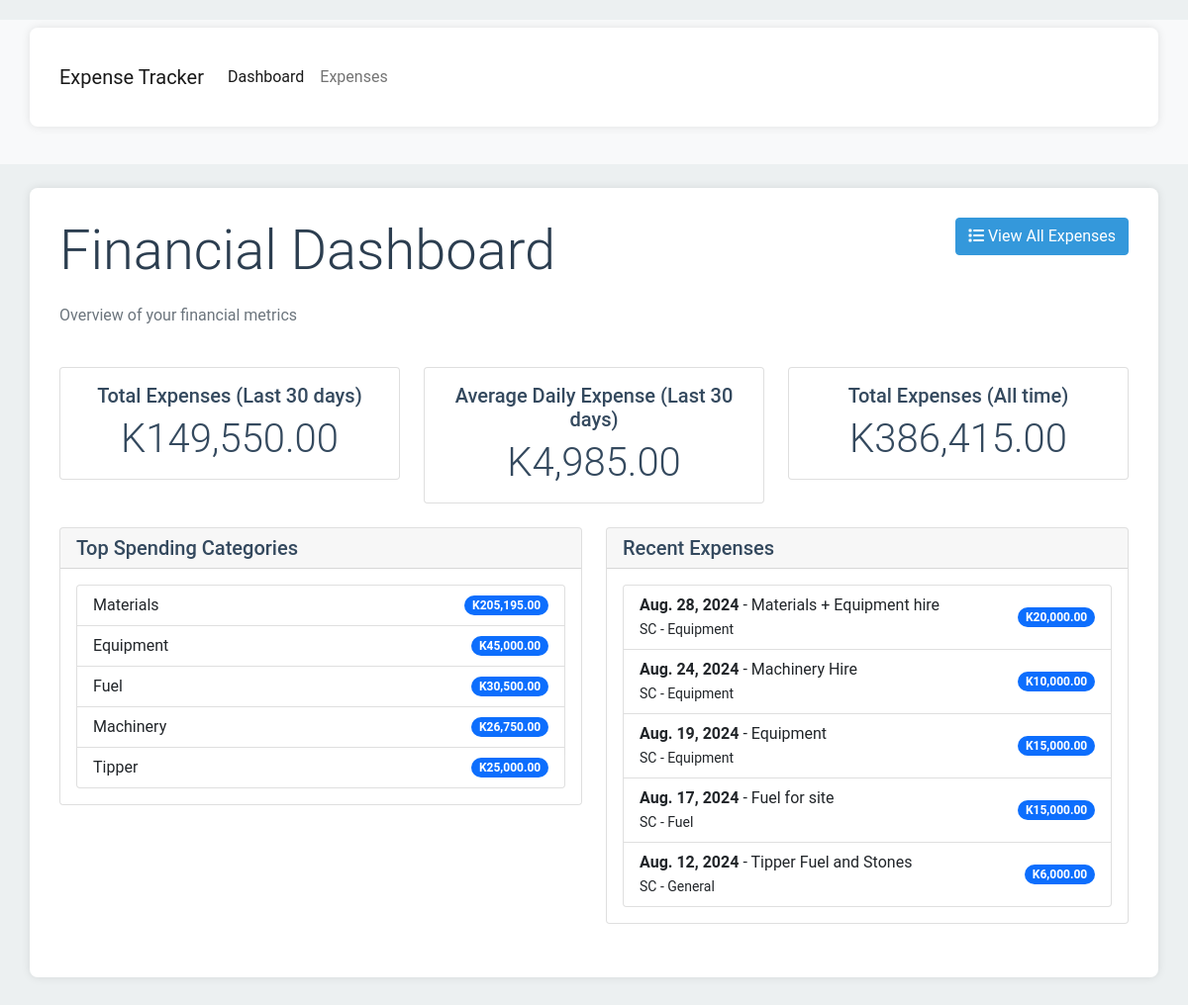
The page / on the database its author committed.
### finances/models.py (models this page shows, shortened)
class Expense(models.Model):
    COMPANY_CHOICES = [
        ('SC', 'SC'),
        ('CMM', 'CMM'),
    ]
    date = models.DateField()
    company = models.CharField(max_length=3, choices=COMPANY_CHOICES)
    reason = models.TextField()
    category = models.CharField(max_length=100)
    amount = models.DecimalField(max_digits=10, decimal_places=2)
    tags = models.ManyToManyField(Tag, blank=True)

### finances/views.py (the view)
# urls.py: path('', views.dashboard, name='dashboard'),  # Make dashboard the home page
def dashboard(request):
    end_date = timezone.now().date()
    start_date = end_date - timedelta(days=365)
    expenses = Expense.objects.filter(date__range=[start_date, end_date])
    monthly_expenses = expenses.annotate(month=TruncMonth('date')).values('month').annotate(total=Sum('amount')).order_by('month')
    trend_data = [[m['month'].strftime("%Y-%m"), float(m['total'])] for m in monthly_expenses]
    category_expenses = expenses.values('category').annotate(total=Sum('amount')).order_by('-total')
    category_data = [float(c['total']) for c in category_expenses]
    category_labels = [c['category'] for c in category_expenses]
    top_categories = category_expenses[:5]
    recent_expenses = Expense.objects.all().order_by('-date')[:5]
    total_last_30_days = expenses.filter(date__gte=end_date - timedelta(days=30)).aggregate(Sum('amount'))['amount__sum'] or 0
    avg_daily_expense = total_last_30_days / 30
    total_all_time = Expense.objects.aggregate(Sum('amount'))['amount__sum'] or 0
    context = {
        'trend_data': json.dumps(trend_data),
        'category_data': json.dumps(category_data),
        'category_labels': json.dumps(category_labels),
        'top_categories': top_categories,
        'recent_expenses': recent_expenses,
        'total_last_30_days': total_last_30_days,
        'avg_daily_expense': avg_daily_expense,
        'total_all_time': total_all_time,
    }
    return render(request, 'finances/dashboard.html', context)

### templates/finances/dashboard.html (shortened to what this page needs)
{% extends 'finances/base.html' %}
{% load humanize %}
{% block content %}
<div class="row mb-4">
    <div class="col-md-6">
        <h1 class="display-4">Financial Dashboard</h1>
        <p class="text-muted">Overview of your financial metrics</p>
    </div>
    <div class="col-md-6 text-end">
        <a href="{% url 'expense_list' %}" class="btn btn-primary">
            <i class="fas fa-list"></i> View All Expenses
        </a>
    </div>
</div>
<div class="row">
    {% if total_last_30_days %}
    <div class="col-md-4 mb-4">
        <div class="card">
            <div class="card-body text-center">
                <h5 class="card-title">Total Expenses (Last 30 days)</h5>
                <p class="card-text display-6">K{{ total_last_30_days|floatformat:2|intcomma }}</p>
            </div>
        </div>
    </div>
    {% endif %}
    {% if avg_daily_expense %}
    <div class="col-md-4 mb-4">
        <div class="card">
            <div class="card-body text-center">
                <h5 class="card-title">Average Daily Expense (Last 30 days)</h5>
                <p class="card-text display-6">K{{ avg_daily_expense|floatformat:2|intcomma }}</p>
            </div>
        </div>
    </div>
    {% endif %}
    {% if total_all_time %}
    <div class="col-md-4 mb-4">
        <div class="card">
            <div class="card-body text-center">
                <h5 class="card-title">Total Expenses (All time)</h5>
                <p class="card-text display-6">K{{ total_all_time|floatformat:2|intcomma }}</p>
            </div>
        </div>
    </div>
    {% endif %}
</div>
<div class="row">
    <div class="col-md-6 mb-4">
        <div class="card">
            <div class="card-header">
                <h5 class="card-title mb-0">Top Spending Categories</h5>
            </div>
            <div class="card-body">
                {% if top_categories %}
                <ul class="list-group">
                    {% for category in top_categories %}
                    <li class="list-group-item d-flex justify-content-between align-items-center">
                        {{ category.category }}
                        <span class="badge bg-primary rounded-pill">K{{ category.total|floatformat:2|intcomma }}</span>
                    </li>
                    {% endfor %}
                </ul>
                {% else %}
                <p class="text-muted">No categories available</p>
                {% endif %}
            </div>
        </div>
    </div>
    <div class="col-md-6 mb-4">
        <div class="card">
            <div class="card-header">
                <h5 class="card-title mb-0">Recent Expenses</h5>
            </div>
            <div class="card-body">
                {% if recent_expenses %}
                <ul class="list-group">
                    {% for expense in recent_expenses %}
                    <li class="list-group-item d-flex justify-content-between align-items-center">
                        <div>
                            <strong>{{ expense.date }}</strong> - {{ expense.reason }}
                            <br>
                            <small>{{ expense.get_company_display }} - {{ expense.category }}</small>
                        </div>
                        <span class="badge bg-primary rounded-pill">K{{ expense.amount|floatformat:2|intcomma }}</span>
                    </li>
                    {% endfor %}
                </ul>
                {% else %}
                <p class="text-muted">No recent expenses available</p>
                {% endif %}
            </div>
        </div>
    </div>
</div>
{% endblock %}

### templates/finances/base.html (style rules this page uses)
:root { --primary-color: #3498db; --secondary-color: #2c3e50; --background-color: #ecf0f1; --text-color: #34495e; }
body { font-family: 'Roboto', sans-serif; background-color: var(--background-color); color: var(--text-color); padding-top: 20px; }
h1, h2, h3 { color: var(--secondary-color); margin-bottom: 20px; }
.btn-primary { background-color: var(--primary-color); border-color: var(--primary-color); }

### rows shown on the page
Expense: date "Aug. 28, 2024", reason "Materials + Equipment hire", company "SC", category "Equipment", amount "20,000.00"
Expense: date "Aug. 24, 2024", reason "Machinery Hire", company "SC", category "Equipment", amount "10,000.00"
Expense: date "Aug. 19, 2024", reason "Equipment", company "SC", category "Equipment", amount "15,000.00"
Expense: date "Aug. 17, 2024", reason "Fuel for site", company "SC", category "Fuel", amount "15,000.00"
Expense: date "Aug. 12, 2024", reason "Tipper Fuel and Stones", company "SC", category "General", amount "6,000.00"

### other values the page prints
{{ total_last_30_days|floatformat:2|intcomma }} "149,550.00"
{{ avg_daily_expense|floatformat:2|intcomma }} "4,985.00"
{{ total_all_time|floatformat:2|intcomma }} "386,415.00"
{{ category.category }} "Materials" "Equipment" "Fuel" "Machinery" "Tipper"
{{ category.total|floatformat:2|intcomma }} "205,195.00" "45,000.00" "30,500.00" "26,750.00" "25,000.00"
